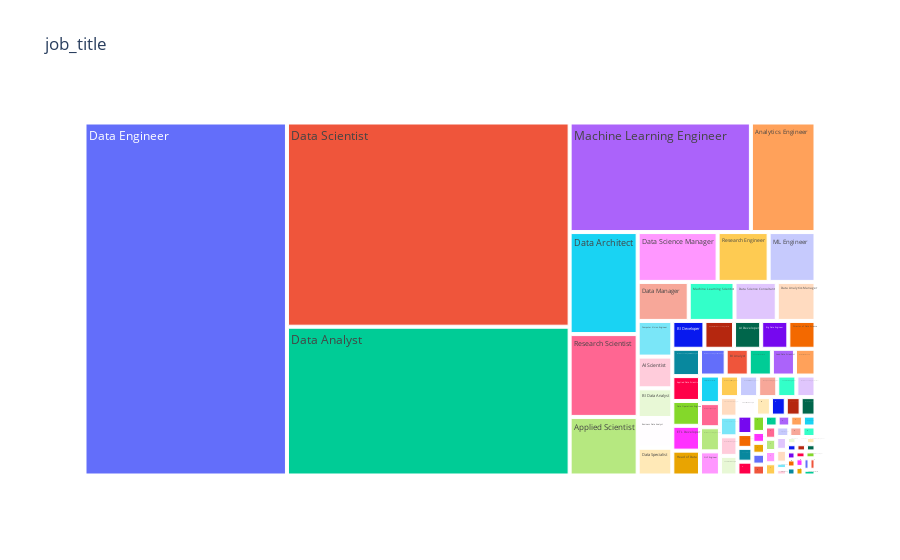

Notebook code cell kept with this figure:
### Code cell
ex_level = salary_df['job_title'].value_counts()
fig = px.treemap(ex_level, path = [ex_level.index], values = ex_level.values, 
                title = 'job_title ')
fig.show()

### Figure 1 — Plotly figure (JSON) as saved in the notebook; plotly's stock layout.template omitted (floating-point values rounded to 4 significant figures)
{"data": [{"branchvalues": "total", "domain": {"x": [0, 1], "y": [0, 1]}, "hovertemplate": "labels=%{label}<br>value=%{value}<br>parent=%{parent}<br>id=%{id}<extra></extra>", "ids": ["3D Computer Vision Researcher", "AI Developer", "AI Programmer", "AI Scientist", "Analytics Engineer", "Applied Data Scientist", "Applied Machine Learning Engineer", "Applied Machine Learning Scientist", "Applied Scientist", "Autonomous Vehicle Technician", "Azure Data Engineer", "BI Analyst", "BI Data Analyst", "BI Data Engineer", "BI Developer", "Big Data Architect", "Big Data Engineer", "Business Data Analyst", "Business Intelligence Engineer", "Cloud Data Architect", "Cloud Data Engineer", "Cloud Database Engineer", "Compliance Data Analyst", "Computer Vision Engineer", "Computer Vision Software Engineer", "Data Analyst", "Data Analytics Consultant", "Data Analytics Engineer", "Data Analytics Lead", "Data Analytics Manager", "Data Analytics Specialist", "Data Architect", "Data DevOps Engineer", "Data Engineer", "Data Infrastructure Engineer", "Data Lead", "Data Management Specialist", "Data Manager", "Data Modeler", "Data Operations Analyst", "Data Operations Engineer", "Data Quality Analyst", "Data Science Consultant", "Data Science Engineer", "Data Science Lead", "Data Science Manager", "Data Science Tech Lead", "Data Scientist", "Data Scientist Lead", "Data Specialist", "Data Strategist", "Deep Learning Engineer", "Deep Learning Researcher", "Director of Data Science", "ETL Developer", "ETL Engineer", "Finance Data Analyst", "Financial Data Analyst", "Head of Data", "Head of Data Science", "Head of Machine Learning", "Insight Analyst", "Lead Data Analyst", "Lead Data Engineer", "Lead Data Scientist", "Lead Machine Learning Engineer", "ML Engineer", "MLOps Engineer", "Machine Learning Developer", "Machine Learning Engineer", "Machine Learning Infrastructure Engineer", "Machine Learning Manager", "Machine Learning Research Engineer", "Machine Learning Researcher", "Machine Learning Scientist", "Machine Learning Software Engineer", "Manager Data Management", "Marketing Data Analyst", "Marketing Data Engineer", "NLP Engineer", "Power BI Developer", "Principal Data Analyst", "Principal Data Architect", "Principal Data Engineer", "Principal Data Scientist", "Principal Machine Learning Engineer", "Product Data Analyst", "Product Data Scientist", "Research Engineer", "Research Scientist", "Software Data Engineer", "Staff Data Analyst", "Staff Data Scientist"], "labels": ["3D Computer Vision Researcher", "AI Developer", "AI Programmer", "AI Scientist", "Analytics Engineer", "Applied Data Scientist", "Applied Machine Learning Engineer", "Applied Machine Learning Scientist", "Applied Scientist", "Autonomous Vehicle Technician", "Azure Data Engineer", "BI Analyst", "BI Data Analyst", "BI Data Engineer", "BI Developer", "Big Data Architect", "Big Data Engineer", "Business Data Analyst", "Business Intelligence Engineer", "Cloud Data Architect", "Cloud Data Engineer", "Cloud Database Engineer", "Compliance Data Analyst", "Computer Vision Engineer", "Computer Vision Software Engineer", "Data Analyst", "Data Analytics Consultant", "Data Analytics Engineer", "Data Analytics Lead", "Data Analytics Manager", "Data Analytics Specialist", "Data Architect", "Data DevOps Engineer", "Data Engineer", "Data Infrastructure Engineer", "Data Lead", "Data Management Specialist", "Data Manager", "Data Modeler", "Data Operations Analyst", "Data Operations Engineer", "Data Quality Analyst", "Data Science Consultant", "Data Science Engineer", "Data Science Lead", "Data Science Manager", "Data Science Tech Lead", "Data Scientist", "Data Scientist Lead", "Data Specialist", "Data Strategist", "Deep Learning Engineer", "Deep Learning Researcher", "Director of Data Science", "ETL Developer", "ETL Engineer", "Finance Data Analyst", "Financial Data Analyst", "Head of Data", "Head of Data Science", "Head of Machine Learning", "Insight Analyst", "Lead Data Analyst", "Lead Data Engineer", "Lead Data Scientist", "Lead Machine Learning Engineer", "ML Engineer", "MLOps Engineer", "Machine Learning Developer", "Machine Learning Engineer", "Machine Learning Infrastructure Engineer", "Machine Learning Manager", "Machine Learning Research Engineer", "Machine Learning Researcher", "Machine Learning Scientist", "Machine Learning Software Engineer", "Manager Data Management", "Marketing Data Analyst", "Marketing Data Engineer", "NLP Engineer", "Power BI Developer", "Principal Data Analyst", "Principal Data Architect", "Principal Data Engineer", "Principal Data Scientist", "Principal Machine Learning Engineer", "Product Data Analyst", "Product Data Scientist", "Research Engineer", "Research Scientist", "Software Data Engineer", "Staff Data Analyst", "Staff Data Scientist"], "name": "", "parents": ["", "", "", "", "", "", "", "", "", "", "", "", "", "", "", "", "", "", "", "", "", "", "", "", "", "", "", "", "", "", "", "", "", "", "", "", "", "", "", "", "", "", "", "", "", "", "", "", "", "", "", "", "", "", "", "", "", "", "", "", "", "", "", "", "", "", "", "", "", "", "", "", "", "", "", "", "", "", "", "", "", "", "", "", "", "", "", "", "", "", "", "", ""], "type": "treemap", "values": [4, 11, 2, 16, 103, 10, 2, 12, 58, 2, 1, 9, 15, 1, 13, 2, 11, 15, 4, 1, 3, 5, 1, 18, 5, 612, 2, 6, 2, 22, 2, 101, 1, 1040, 6, 2, 1, 29, 2, 4, 10, 7, 24, 5, 8, 58, 1, 840, 2, 14, 2, 6, 1, 11, 10, 2, 1, 3, 10, 9, 1, 2, 5, 6, 9, 3, 34, 4, 7, 289, 11, 3, 4, 6, 26, 10, 1, 2, 1, 7, 1, 2, 1, 2, 8, 1, 5, 1, 37, 82, 2, 1, 1]}], "layout": {"legend": {"tracegroupgap": 0}, "title": {"text": "job_title "}}}
